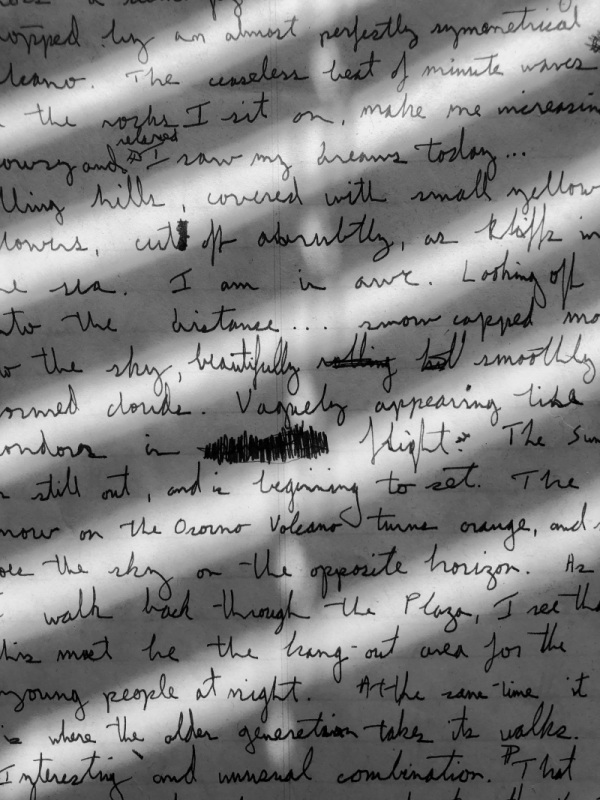
#> input picture data/handwritten.png, 600 x 800 px, given in place of the camera
$ jupyter execute --allow-errors tutorial.ipynb   (text cells are left out)
#> lines starting #> are read from the running program, lines starting #| are printed output that depends on the picture; after the words box and inside, x2 and y2 are one past the last pixel; in counts of white or black regions, pixels touching at a corner belong together
[cell 1]
import os
import cv2
import numpy as np

[cell 2]
# read image
image_path = os.path.join('data', 'birds.jpg')

img = cv2.imread(image_path)

# save image

cv2.imwrite(os.path.join('.', 'data', 'birds_out.jpg'), img)

# visualize image
cv2.imshow('image', img)
cv2.waitKey(0) # wait until you press a key

[cell 3]
# read webcam
webcam = cv2.VideoCapture(0)

# visualize webcam

while True:
    ret, frame = webcam.read()
#> frame is the input picture: shape (800, 600, 3); mean B, G, R 129.6, 129.6, 129.6

    cv2.imshow('frame', frame)
    if cv2.waitKey(40) & 0xFF == ord('q'): # quen when press "q"
#> (key q is pressed here)
        break

webcam.release()
cv2.destroyAllWindows()

[cell 4]
img = cv2.imread(os.path.join('data', 'bear.jpg'))
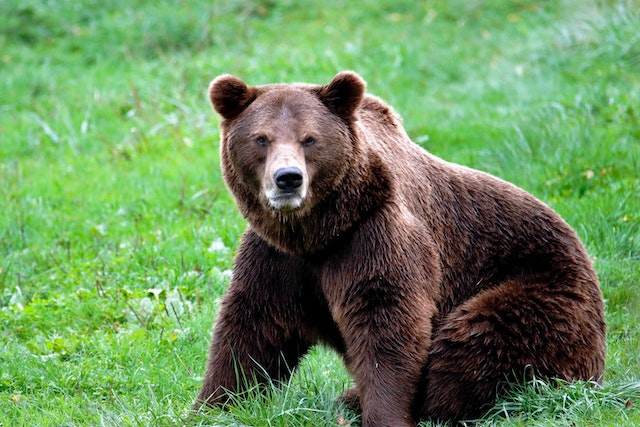
#> input picture data/bear.jpg, 640 x 427 px
#> img is the input picture: shape (427, 640, 3); mean B, G, R 91.8, 141.6, 106.1

print(img.shape)
#| (427, 640, 3)


# original_image[crop_top:crop_bottom, crop_left:crop_right]

cropped_img = img[107:320, 160:480]
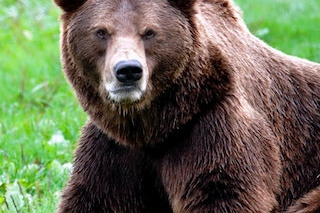
#> cropped_img: shape (213, 320, 3); mean B, G, R 82.5, 108, 103.6

cv2.imshow('img', img)
cv2.imshow('cropped_img', cropped_img)
cv2.waitKey(0)

[cell 5]
img = cv2.imread(os.path.join('data', 'bear.jpg'))

print(img.shape)  # height, width, number of channels
#| (427, 640, 3)

resized_img = cv2.resize(img, (320, 215)) #width, height


print(resized_img.shape)
#| (215, 320, 3)

cv2.imshow('img', img)
cv2.imshow('resized_img', resized_img)
cv2.waitKey(0)

[cell 6]
img = cv2.imread(os.path.join('data', 'bird.jpg'))
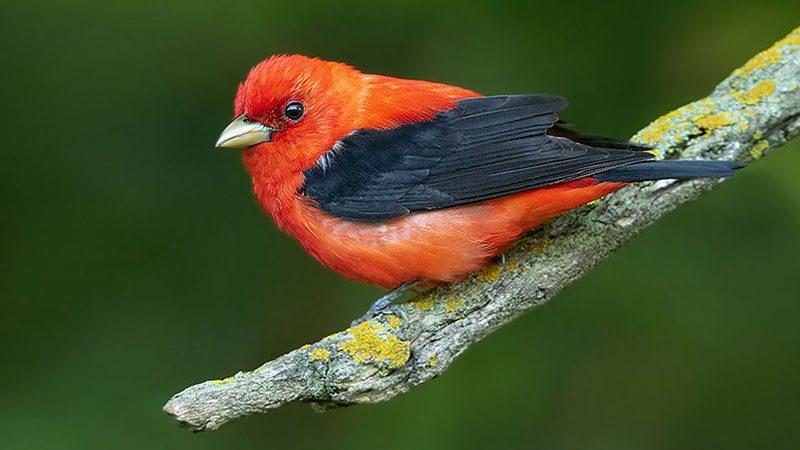
#> input picture data/bird.jpg, 800 x 450 px
#> img is the input picture: shape (450, 800, 3); mean B, G, R 43.4, 80.1, 71.7

img_gray = cv2.cvtColor(img, cv2.COLOR_BGR2GRAY)  # convert from BGR to Gray scale
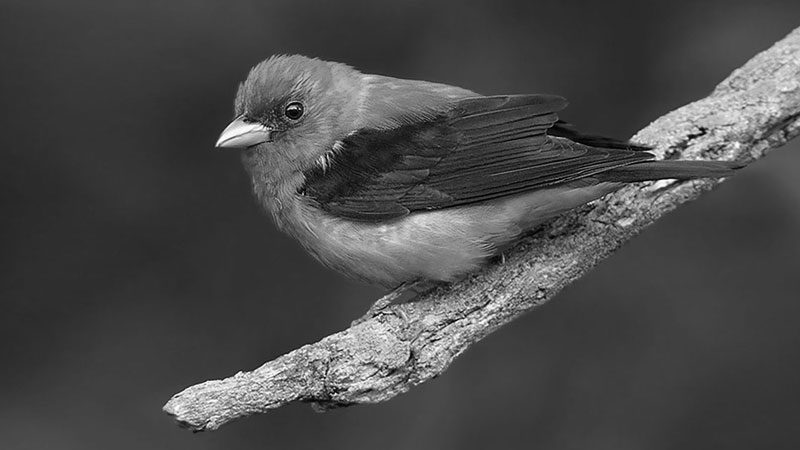
#> img_gray: shape (450, 800); min 0, max 255, mean 73.4
img_rgb = cv2.cvtColor(img, cv2.COLOR_BGR2RGB)   # convert from BGR to RGB  (switching the color)
img_hsv = cv2.cvtColor(img, cv2.COLOR_BGR2HSV)   # Convert from BGR to HSV
#> img_hsv: shape (450, 800, 3); mean H, S, V 49.2, 148.5, 92.8

cv2.imshow('img', img)
cv2.imshow('img_hsv', img_hsv)
cv2.waitKey(0)

[cell 7]
img = cv2.imread(os.path.join('data', 'cow-salt-peper.png')) # For this specific example, blurring is to remove noise

k_size = 7
#> (the rest of this cell did not finish here and is left out)

[cell 8]
# adaptive threshold

img = cv2.imread(os.path.join('data', 'handwritten.png'))

img_gray = cv2.cvtColor(img, cv2.COLOR_BGR2GRAY)
#> img_gray: shape (800, 600)

adaptive_thresh = cv2.adaptiveThreshold(img_gray, 255, cv2.ADAPTIVE_THRESH_GAUSSIAN_C, cv2.THRESH_BINARY, 21, 30) # adaptive
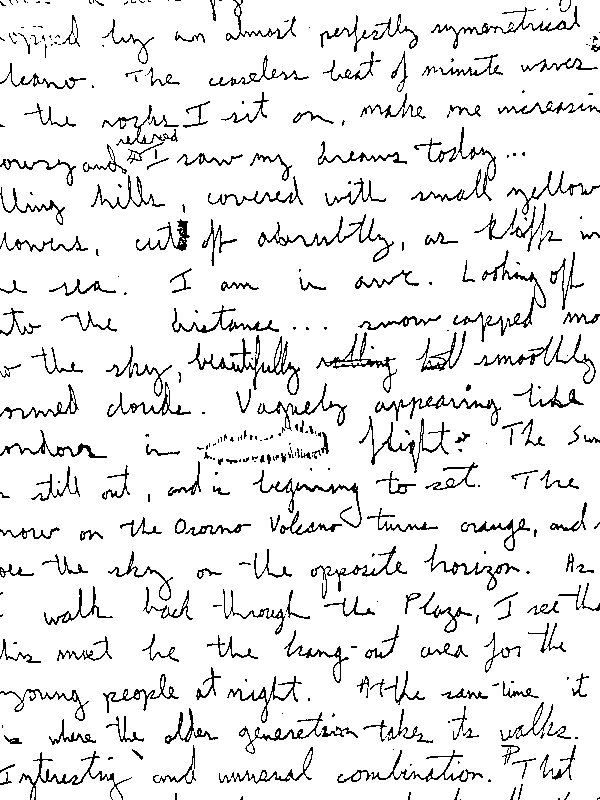
#> adaptive_thresh: shape (800, 600); 91.7% white; black in thin lines or dots
ret, simple_thresh = cv2.threshold(img_gray, 80, 255, cv2.THRESH_BINARY)
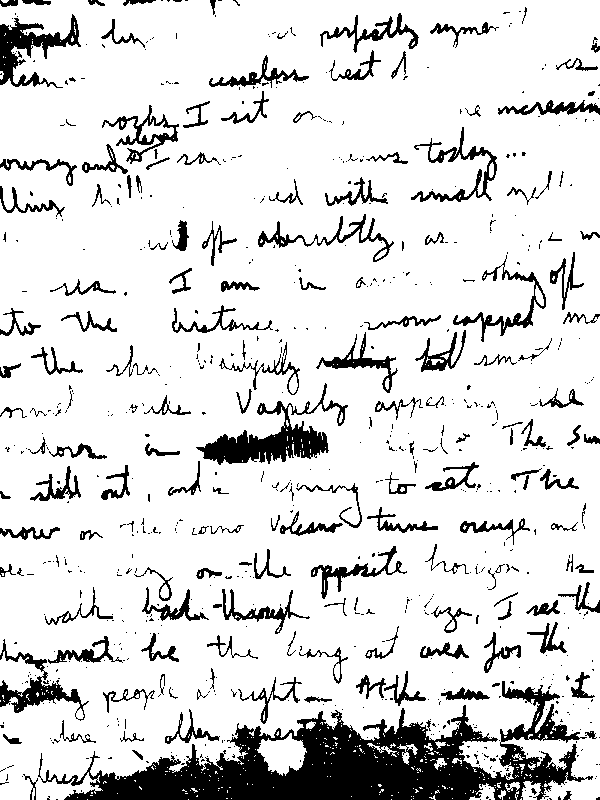
#> simple_thresh: shape (800, 600); 85.9% white; 733 black regions (565 under 20 px), largest, box (x1, y1, x2, y2) and area: (38, 681, 593, 800) 24254, (196, 383, 348, 465) 3624, (0, 14, 81, 88) 2177


cv2.imshow('img', img)
cv2.imshow('adaptive_thresh', adaptive_thresh)
cv2.imshow('simple_thresh', simple_thresh)
cv2.waitKey(0)

[cell 9]
img = cv2.imread(os.path.join('data', 'bear.jpg'))

img_gray = cv2.cvtColor(img, cv2.COLOR_BGR2GRAY)
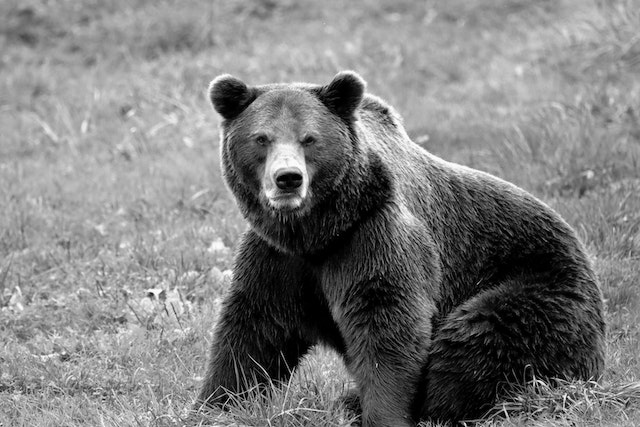
#> img_gray: shape (427, 640); min 0, max 255, mean 125.3

# 80 is the lower limit, 255 is the upperlimit
ret, thresh = cv2.threshold(img_gray, 80, 255, cv2.THRESH_BINARY)
#> thresh: shape (427, 640); 74.5% white; 619 black regions (580 under 20 px), largest, box (x1, y1, x2, y2) and area: (205, 134, 606, 427) 63228, (311, 76, 362, 146) 1463, (213, 80, 262, 129) 1258
# pixel under 80 will be converted to 0 and over 80 will be converted to 255


cv2.imshow('img', img)
cv2.imshow('thresh', thresh)
cv2.waitKey(0)

[cell 10]
# global threshold

# The aim is to seperate the bear from the background

img = cv2.imread(os.path.join('data', 'bear.jpg'))

img_gray = cv2.cvtColor(img, cv2.COLOR_BGR2GRAY)

ret, thresh = cv2.threshold(img_gray, 80, 255, cv2.THRESH_BINARY)

thresh = cv2.blur(thresh, (10, 10))         # blur
ret, thresh_v2 = cv2.threshold(thresh, 80, 255, cv2.THRESH_BINARY)
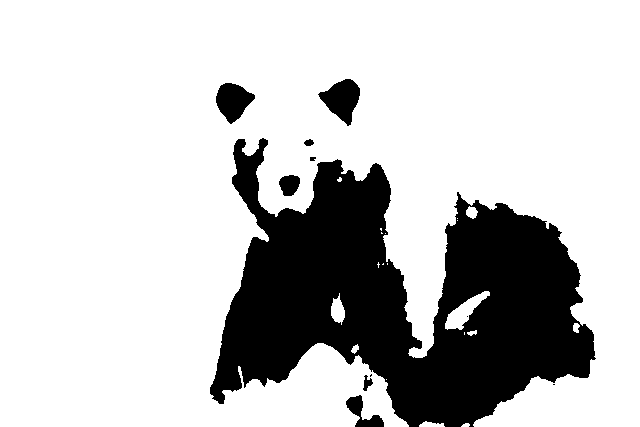
#> thresh_v2: shape (427, 640); 77.5% white; 11 black regions (3 under 20 px), largest, box (x1, y1, x2, y2) and area: (210, 138, 596, 427) 58319, (318, 79, 360, 126) 1119, (216, 83, 255, 124) 1001

cv2.imshow('img', img)
cv2.imshow('thresh', thresh_v2)
cv2.waitKey(0)

[cell 11]
img = cv2.imread(os.path.join('data', 'bad.jpg'))
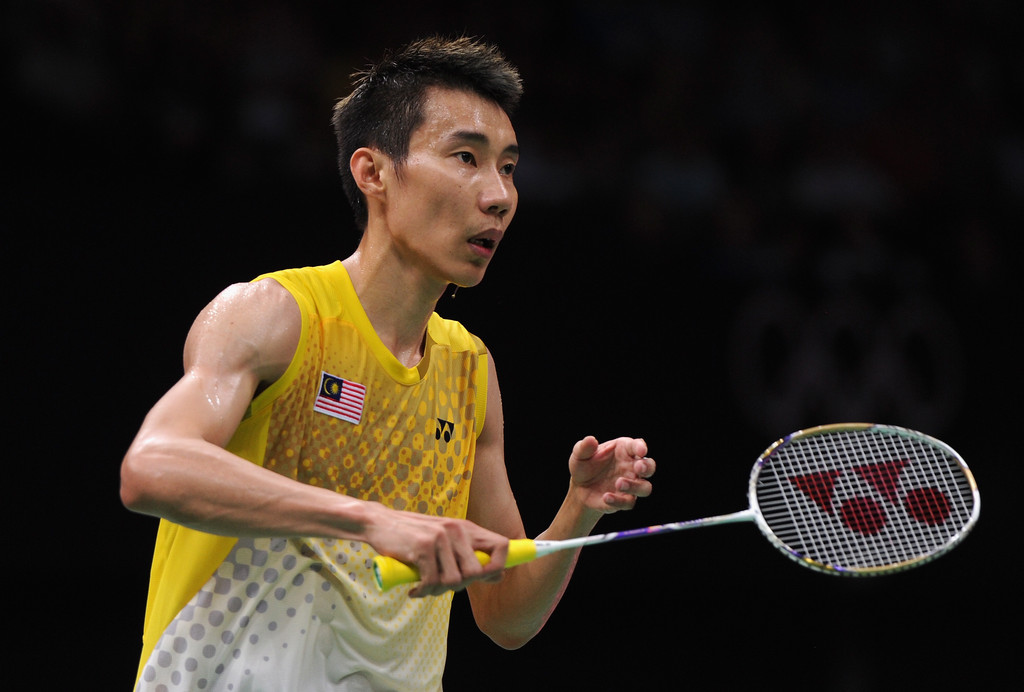
#> input picture data/bad.jpg, 1024 x 692 px
#> img is the input picture: shape (692, 1024, 3); mean B, G, R 31, 41, 49.6


# Detect edges

'''
Edges with gradient magnitudes below the lower threshold are suppressed (considered not edges),
while edges with gradient magnitudes above the upper threshold are considered strong edges.
Edges with gradient magnitudes between the two thresholds are considered weak edges if they are connected to strong edges.
The values 100 and 200 are commonly used as starting points for experimentation; you might need to adjust these values
based on the characteristics of your images.
'''
img_edge = cv2.Canny(img, 100, 200)
#> img_edge: shape (692, 1024); 4.2% white in thin lines or dots, all inside (x1, y1, x2, y2) = (120, 33, 981, 692)


'''
The dilation operation "expands" the white regions and fills in gaps or small holes in the binary image.
It's often used to make edges thicker or to connect broken or disjointed segments.
'''

img_edge_d = cv2.dilate(img_edge, np.ones((3, 3), dtype=np.int8))   # making all the borders thicker
#> img_edge_d: shape (692, 1024); 12.4% white; 59 white regions, largest, box (x1, y1, x2, y2) and area: (119, 84, 982, 692) 69868, (275, 292, 391, 458) 4685, (397, 32, 525, 95) 2766


'''
the erosion operation "shrinks" the white regions and removes small features or noise from the image.
It's often used as a preprocessing step before other operations like dilation or to refine the boundaries of objects in binary images.
'''
img_edge_e = cv2.erode(img_edge_d, np.ones((3, 3), dtype=np.int8))
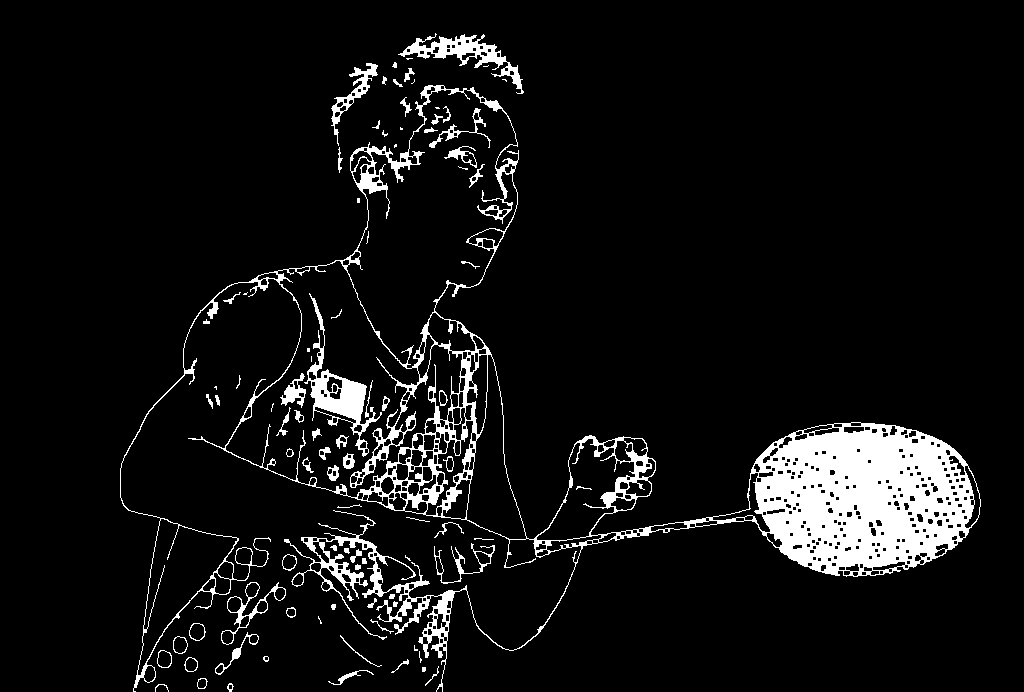
#> img_edge_e: shape (692, 1024); 7.4% white; 91 white regions (22 under 20 px), largest, box (x1, y1, x2, y2) and area: (120, 85, 981, 692) 42777, (304, 293, 382, 457) 2426, (398, 33, 524, 94) 1766

cv2.imshow('img', img)
cv2.imshow('img_edge', img_edge)
cv2.imshow('img_edge_d', img_edge_d)
cv2.imshow('img_edge_e', img_edge_e)
cv2.waitKey(0)
